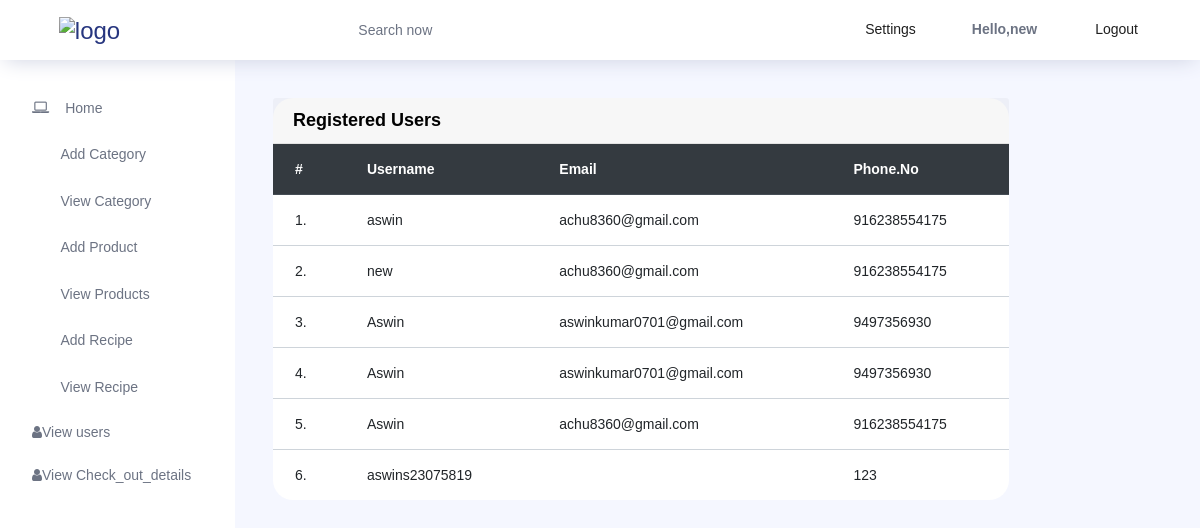
The page /view_users (signed in) on the database its author committed.
### User_app/models.py (models this page shows, shortened)
class Registeration(models.Model):
    username = models.CharField(max_length=20)
    email = models.EmailField()
    phone_no = models.IntegerField()
    password = models.CharField(max_length=20)

### Admin_app/views.py (the view)
# urls.py: path('view_users',views.view_users,name='view_users'),
def view_users(request):
    data =Registeration.objects.all()
    return render(request,'view_users.html',{'data':data})

### Admin_app/templates/view_users.html
{% extends 'admin_index.html' %}
{% block content %}
<div class="row">
    <div class="col-lg-10">
        <div class="card">
            <div class="card-header">
                <strong class="card-title">Registered Users</strong>
            </div>
            <div class="table-stats order-table ov-h">
                <table class="table" id="example">
                    <thead class="thead-dark">
                        <tr>
                            <th class="serial">#</th>
                            <th>Username</th>
                            <th>Email</th>
                            <th>Phone.No</th>
                        </tr>
                    </thead>
                    <tbody>
                        {% for i in data %}
                        <tr >
                            <td class="serial">{{i.id}}.</td>
                            <td>{{i.username}}</td>
                            <td>{{i.email}}</td>
                            <td> {{i.phone_no}} </td>
                        </tr>
                        {% endfor %}
                    </tbody>
                </table>
            </div>
        </div>
    </div>
</div>
{% endblock %}

### rows shown on the page
Registeration: id "1", username "aswin", email "achu8360@gmail.com", phone_no "916238554175"
Registeration: id "2", username "new", email "achu8360@gmail.com", phone_no "916238554175"
Registeration: id "3", username "Aswin", email "aswinkumar0701@gmail.com", phone_no "9497356930"
Registeration: id "4", username "Aswin", email "aswinkumar0701@gmail.com", phone_no "9497356930"
Registeration: id "5", username "Aswin", email "achu8360@gmail.com", phone_no "916238554175"
Registeration: id "6", username "aswins23075819", phone_no "123"

### other values the page prints
{{ request.session.username }} "new"
